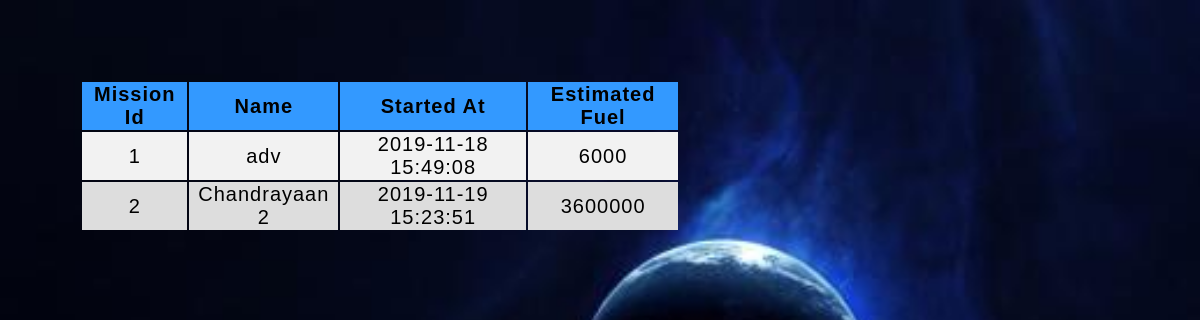
/php/m-view.php, run on the app's committed database.
### tables this page shows
CREATE TABLE IF NOT EXISTS `trig` (
  `id` int(3) NOT NULL AUTO_INCREMENT,
  `M_Id` int(5) NOT NULL,
  `Name` varchar(20) NOT NULL,
  `Start` datetime NOT NULL DEFAULT CURRENT_TIMESTAMP,
  `Total_distance` int(10) NOT NULL,
  PRIMARY KEY (`id`),
  KEY `M_Id` (`M_Id`)
);

### php/m-view.php (the view, shortened to what this page needs)
<html><body>
    <div class="view">
<table>
<tr>
<th>Mission Id</th>
<th>Name</th>
<th>Started At</th>
<th>Estimated Fuel</th>
</tr><?php
$link = mysqli_connect("localhost", "root", "", "sroms");
$sql = "SELECT * FROM trig";
if($result = mysqli_query($link, $sql)){
    if(mysqli_num_rows($result) > 0){
        while($row = mysqli_fetch_array($result)){
            echo "<tr>";
                echo "<td>" . $row['M_Id'] . "</td>";
                echo "<td>" . $row['Name'] . "</td>";
                echo "<td>" . $row['Start'] . "</td>";
                echo "<td>" . $row['Total_distance']. "</td>";
            echo "</tr>";
        }
    } else{
        echo "No Missions yet.";
    }
} else{
    echo " ";
}
?>
        </table>
</div>
    </body>
</html>

### php/m-view.php (style rules this page uses)
body { margin: 0; padding: 0; box-sizing: border-box; box-decoration-break: slice; letter-spacing: 1px; font-size:18px; font-family: 'Quicksand', sans-serif; background-image: url(../img/planetinspace.jpg); color: white; background-size: cover; }
.view { padding: 80px; }
.view table { width: 600px; color: black; font-size: 20px; border: none; text-align: center; }
th { background-color: #3399ff; color: black; height: 30px; }
tr:nth-child(even) { background-color: #f2f2f2; }
tr:nth-child(odd) { background-color: #ddd; }

### data on the page
trig: M_Id "1", Name "adv", Start "2019-11-18 15:49:08", Total_distance "6000"
trig: M_Id "2", Name "Chandrayaan 2", Start "2019-11-19 15:23:51", Total_distance "3600000"
